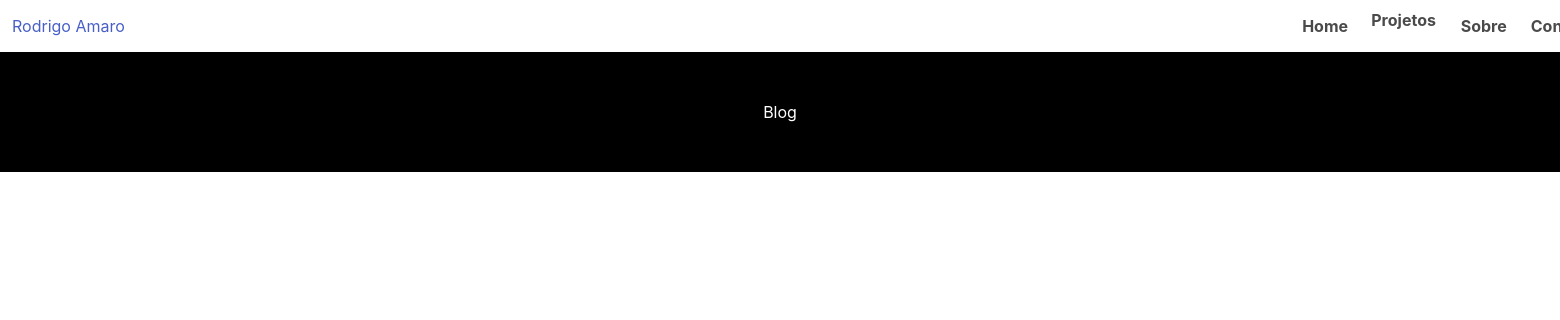
The app's page /blog, older data.
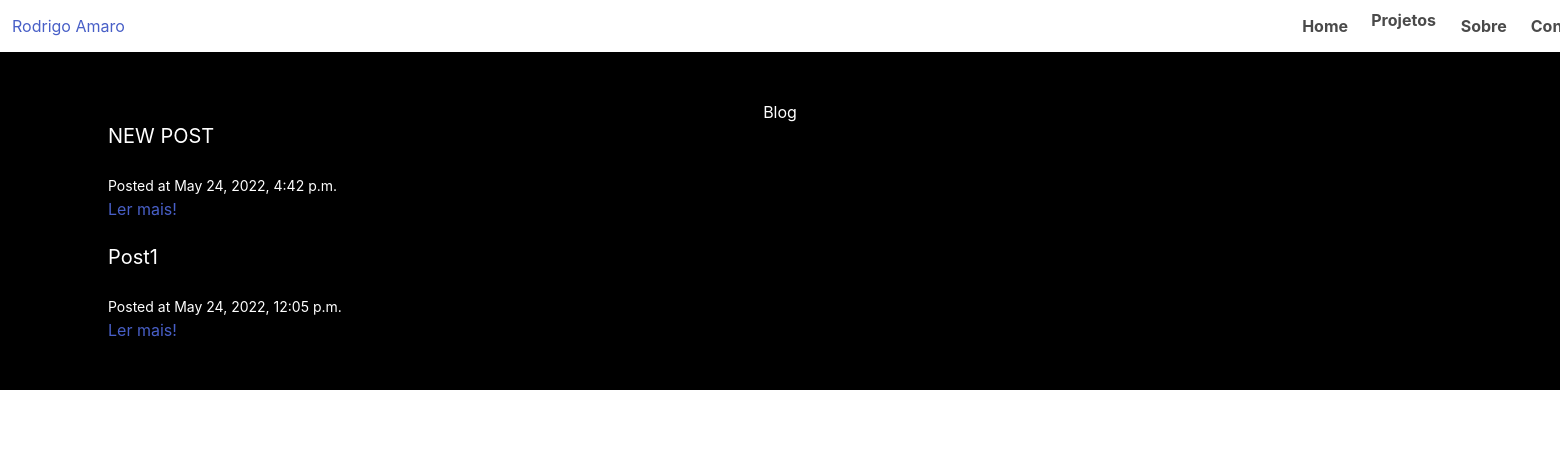
The same page, newer data.
### portfolio/models.py (models this page shows)
class Post(models.Model):
    title = models.CharField(max_length=300, unique=True)
    slug = models.SlugField()
    author = models.ForeignKey(User, on_delete=models.CASCADE, related_name='portfolio_post')
    body = models.TextField()
    date_added = models.DateTimeField(auto_now_add=True)
    class Meta:
        ordering = ['-date_added']

### portfolio/views.py (the view)
# urls.py: path('blog', views.blog_page_view, name='blog'),
def blog_page_view(request):
    posts = Post.objects.all()
    return render(request, 'portfolio/blog.html', {'posts': posts})

### portfolio/templates/portfolio/blog.html (shortened to what this page needs)
{% extends 'portfolio/layout.html' %}
{% block content %}
    <center><h1 style="color: white;">Blog</h1></center>
    {% for post in posts %}
        <div class="post block">
            <h2 style="color: white" class="subtitle">{{ post.title }}</h2>
            <small style="color: white">Posted at {{ post.date_added }}</small>
            <a href="{% url 'portfolio:post_detail' post.slug %}">Ler mais!</a>
        </div>
    {% endfor %}
{% endblock content %}

Row changes from the older to the newer data that the page shows:
added Post: title "NEW POST", date_added "May 24, 2022, 4:42 p.m."
added Post: title "Post1", date_added "May 24, 2022, 12:05 p.m."
